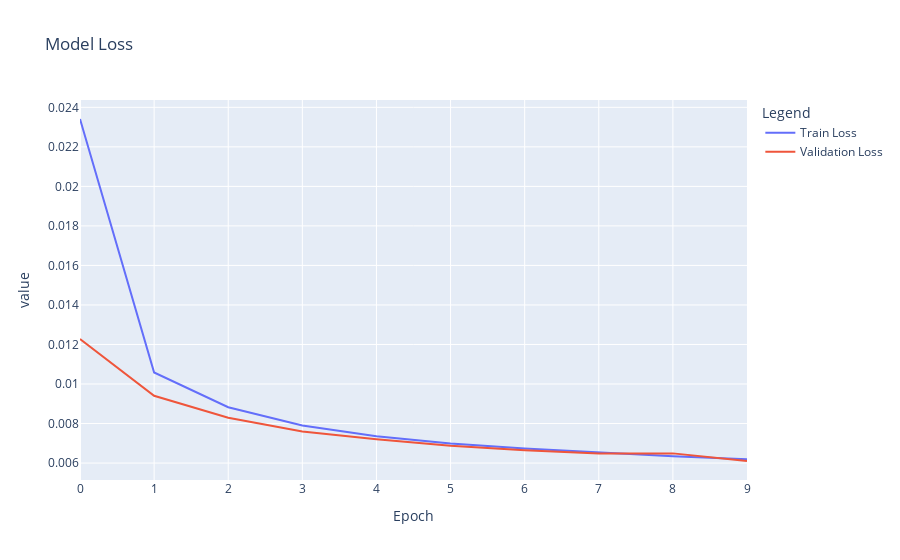

The notebook cell this image was saved under:
### Code cell
# Plot training history
plot_training_history(train_history)

### Figure 1 — Plotly figure (JSON) as saved in the notebook; plotly's stock layout.template omitted (floating-point values rounded to 4 significant figures)
{"data": [{"hovertemplate": "variable=wide_variable_0<br>Epoch=%{x}<br>value=%{y}<extra></extra>", "legendgroup": "wide_variable_0", "line": {"color": "#636efa", "dash": "solid"}, "marker": {"symbol": "circle"}, "mode": "lines", "name": "Train Loss", "orientation": "v", "showlegend": true, "type": "scatter", "x": [0, 1, 2, 3, 4, 5, 6, 7, 8, 9], "xaxis": "x", "y": [0.02341, 0.01058, 0.008824, 0.007896, 0.00736, 0.006994, 0.006739, 0.006528, 0.00634, 0.006187], "yaxis": "y"}, {"hovertemplate": "variable=wide_variable_1<br>Epoch=%{x}<br>value=%{y}<extra></extra>", "legendgroup": "wide_variable_1", "line": {"color": "#EF553B", "dash": "solid"}, "marker": {"symbol": "circle"}, "mode": "lines", "name": "Validation Loss", "orientation": "v", "showlegend": true, "type": "scatter", "x": [0, 1, 2, 3, 4, 5, 6, 7, 8, 9], "xaxis": "x", "y": [0.01227, 0.009407, 0.00829, 0.007594, 0.0072, 0.006877, 0.006641, 0.006483, 0.006489, 0.006104], "yaxis": "y"}], "layout": {"legend": {"title": {"text": "Legend"}, "tracegroupgap": 0}, "title": {"text": "Model Loss"}, "xaxis": {"anchor": "y", "domain": [0, 1], "title": {"text": "Epoch"}}, "yaxis": {"anchor": "x", "domain": [0, 1], "title": {"text": "value"}}}}
